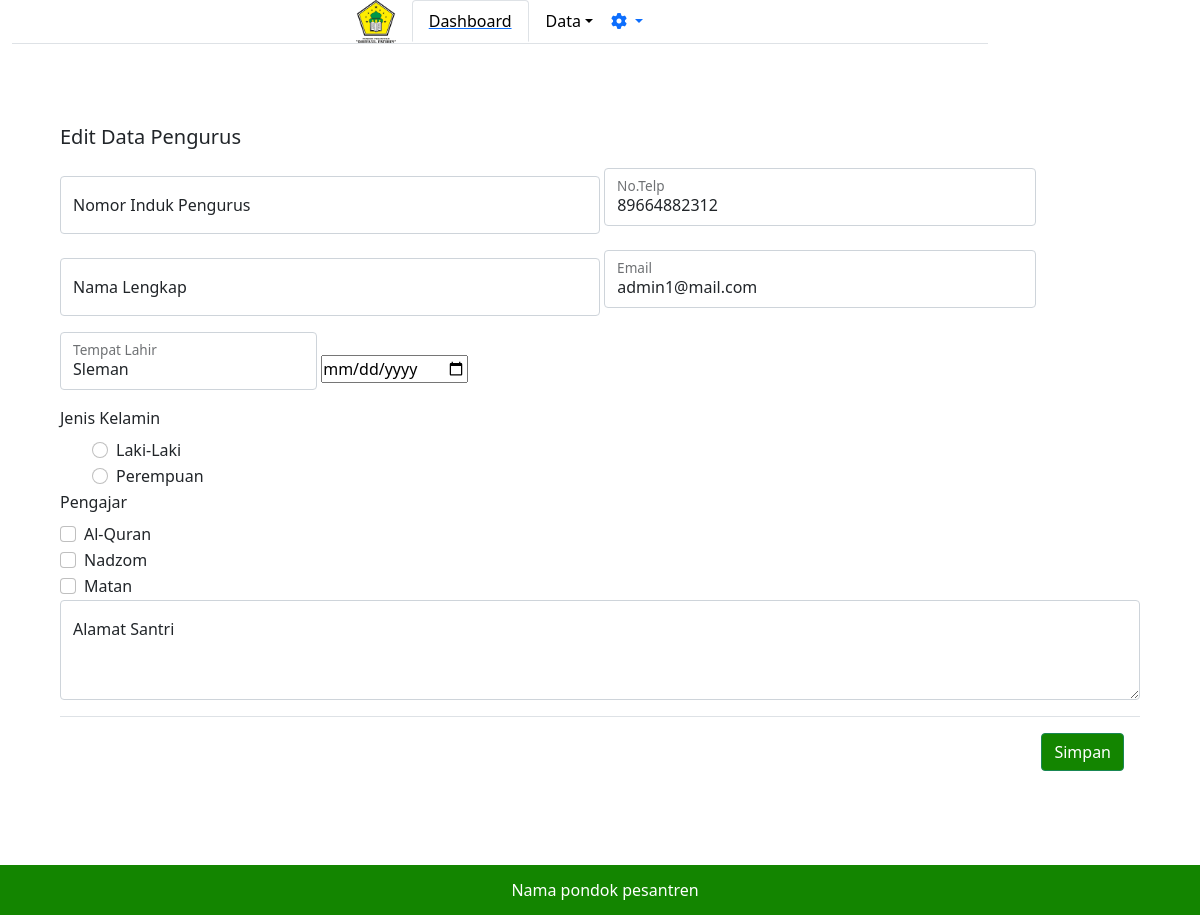
Before: /adminpondok/datapengajar/1/editpengajar with the older database file.
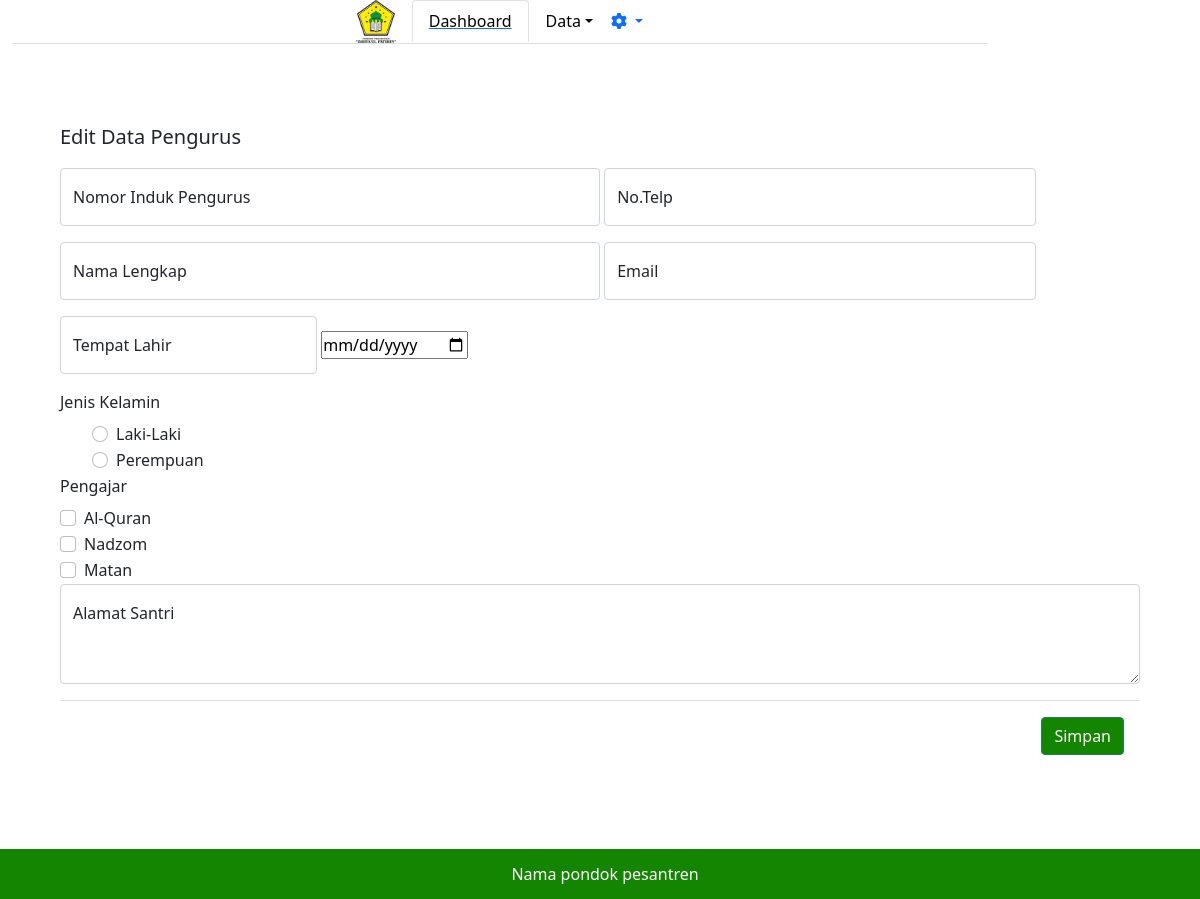
After: the same page with the newer database file.
### adminpondok/models.py (models this page shows)
class Pengajar(models.Model):
    kelamin = [
        ('Laki-Laki', 'Laki-Laki'),
        ('Perempuan', 'Perempuan'),
    ]
    NIP = models.IntegerField(unique=True)
    nama_pengajar = models.CharField(max_length=30)
    tempat_lahir = models.CharField(max_length=20)
    tanggal_lahir = models.DateField()
    jk = models.CharField(max_length=9, choices=kelamin, default='')
    almt = models.TextField(default='')
    telp = models.IntegerField(default=0)
    email = models.CharField(default='', max_length=20)
    pngjr = models.CharField(max_length=10, default='')

### adminpondok/views.py (the view, shortened to what this page needs)
# urls.py: path('datapengajar/<id>/editpengajar', views.editpengajar),
def editpengajar(req, id):
    data = models.Pengajar.objects.filter(pk=id).first()
    return render(req, 'adminpondok/editpengajar.html', {
        'data': data,
    })

### adminpondok/templates/adminpondok/editpengajar.html (shortened to what this page needs)
{% extends "adminpondok/base.html" %}
{% block content %}
<div class="m-5">
    <form action="" method="POST">
        <h5 class="modal-title mb-3">Edit Data Pengurus</h5>
        <div class="form-floating mb-3" style="display: inline-block; width: 50%;">
            <input type="text" class="form-control" name="nis" value="{{data.nip}}" id="floatingInput"
                placeholder="NomorIndukSantri">
            <label for="floatingInput">Nomor Induk Pengurus </label>
        </div>
        <div class="form-floating mb-3 " style="display: inline-block;width: 40%;">
            <input type="text" class="form-control" name="telp" value="{{data.telp}}" id="floatingInput"
                placeholder="NoTelp">
            <label for="floatingInput"> No.Telp </label>
        </div>
        <div class="form-floating mb-3 " style="display: inline-block ; width: 50%;">
            <input type="text" class="form-control" name="nama_santri" value="{{data.nama_pengurus}}"
                id="floatingPassword" placeholder="NamaLengkap">
            <label for="floatingPassword">Nama Lengkap</label>
        </div>
        <div class="form-floating mb-3 " style="display: inline-block;width: 40%;">
            <input type="text" class="form-control" name="email" value="{{data.email}}" id="floatingInput"
                placeholder="NoTelp">
            <label for="floatingInput"> Email </label>
        </div>
        <div class="form-floating mb-3 " style="display: inline-block;">
            <input type="text" class="form-control" name="tempat_lahir" value="{{data.tempat_lahir}}" id="floatingInput"
                placeholder="TempatLahir">
            <label for="floatingInput">Tempat Lahir</label>
        </div>
        <div class="form-floating mb-3" style="display: inline-block;">
            <input type="date" name="tanggal_lahir" value="{{data.tanggal_lahir}}">
        </div>
        <div class="row-4">
            <label>Jenis Kelamin</label>
            <div class="" style="margin-left: 2rem;">
                <div class=" mb-10 form-check">
                    <input class="form-check-input" type="radio" name="jk" value="Laki-Laki" id="flexRadioDefault1">
                    <label class="form-check-label" for="flexRadioDefault1">
                        Laki-Laki
                    </label>
                </div>
                <div class=" mb-10 form-check">
                    <input class="form-check-input" type="radio" name="jk" value="Perempuan" id="flexRadioDefault2">
                    <label class="form-check-label" for="flexRadioDefault2">
                        Perempuan
                    </label>
                </div>
            </div>
        </div>
        <div class="row-4" style="display: inline-block;">
            <Label>Pengajar</Label>
            <div class=" mb-10 form-check">
                <input class=" form-check-input" name="ktgri" type="checkbox" value="{{data.ktgri.AlQuran}}"
                    id="Al-Quran">
                <label class="form-check-label" for="Al-Quran">
                    Al-Quran
                </label>
            </div>
            <div class=" mb-10 form-check">
                <input class="form-check-input" name="ktgri" type="checkbox" value="{{data.ktgri.Nadzom}}" id="Nadzom">
                <label class="form-check-label" for="Nadzom">
                    Nadzom
                </label>
            </div>
            <div class="form-check">
                <input class="form-check-input" name="ktgri" type="checkbox" value="{{data.ktgri.Matan}}" id="Matan">
                <label class="form-check-label" for="Matan">
                    Matan
                </label>
            </div>
        </div>
        <div class="form-floating mb-3">
            <textarea class="form-control" name="almt" placeholder="Alamat Lengkap" id="Alamat"
                style="height: 100px"></textarea>
            <label for="Alamat">Alamat Santri</label>
        </div>
        <div class="modal-footer">
            <button type="submit" class="btn btn-success" style="background-color: #138500;">Simpan</button>
        </div>
</div>
{% endblock %}

Changed rows visible on the page:
removed Pengajar: telp "89664882312", email "admin1@mail.com", tempat_lahir "Sleman"
